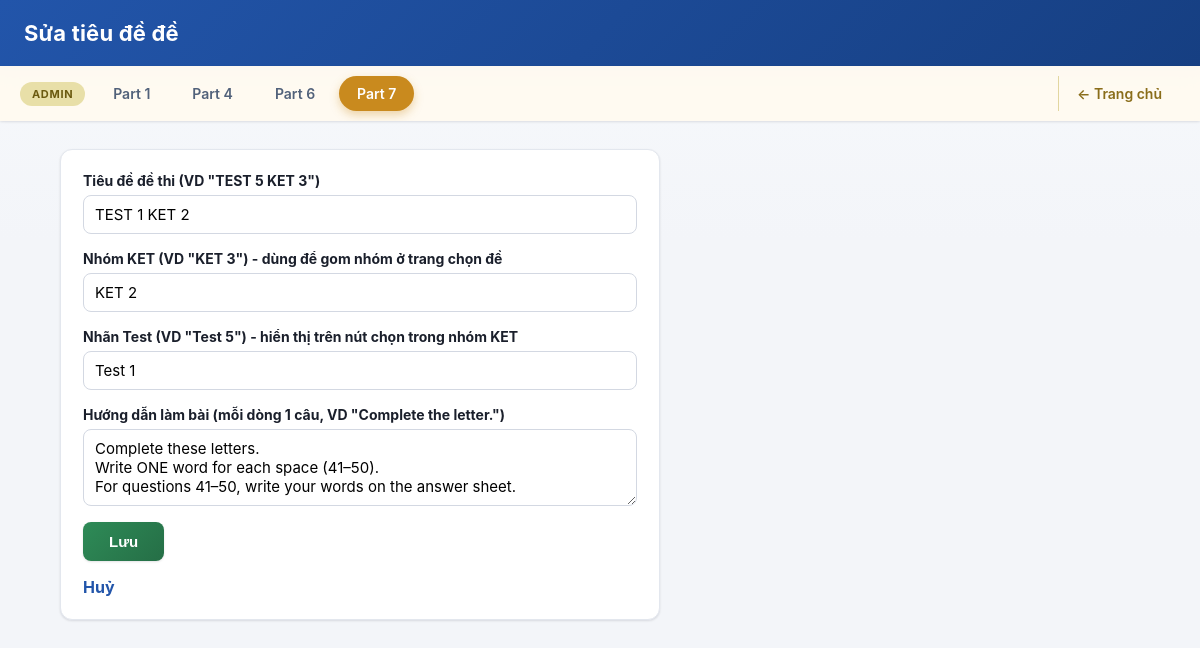
Screenshot of /index.php?controller=admin_part7&action=testForm&id=1 with the database file from the repository.
### tables this page shows
CREATE TABLE ket_part7_tests (
    id INT PRIMARY KEY AUTO_INCREMENT,
    title VARCHAR(255) NOT NULL,
    ket_group VARCHAR(20) NOT NULL DEFAULT '',
    test_label VARCHAR(20) NOT NULL DEFAULT '',
    instructions TEXT NULL,
    data_note TEXT NULL,
    created_at TIMESTAMP DEFAULT CURRENT_TIMESTAMP
);

### app/controllers/Controller.php (called while the page is built, shortened)
<?php
class Controller
{
    protected function render(string $view, array $data = []): void
    {
        extract($data);
        require __DIR__ . '/../views/' . $view . '.php';
    }
}

### app/controllers/AdminPart7Controller.php (called while the page is built, shortened)
<?php
class AdminPart7Controller extends Controller
{
    private Part7Question $part7Model;
    public function __construct(private PDO $pdo)
    {
        $this->part7Model = new Part7Question($pdo);
    }
    public function testForm(): void
    {
        $id = isset($_GET['id']) ? (int) $_GET['id'] : 0;
        $test = $id > 0 ? $this->part7Model->getTestById($id) : null;
        $this->render('admin_part7/test_form', ['test' => $test]);
    }
}

### public/index.php (called while the page is built, shortened)
<?php
require_once __DIR__ . '/../config/database.php';
require_once __DIR__ . '/../app/models/Part7Question.php';
require_once __DIR__ . '/../app/controllers/Controller.php';
require_once __DIR__ . '/../app/controllers/AdminPart7Controller.php';
$controllerName = $_GET['controller'] ?? 'home';
$actionName = $_GET['action'] ?? 'index';
switch ($controllerName) {
    case 'admin_part7':
        $controller = new AdminPart7Controller($pdo);
        break;
}
$controller->$actionName();

### app/models/Part7Question.php (called while the page is built, shortened)
<?php
class Part7Question
{
    private PDO $pdo;
    public function __construct(PDO $pdo)
    {
        $this->pdo = $pdo;
    }
    public function getTestById(int $id): ?array
    {
        $stmt = $this->pdo->prepare('SELECT * FROM ket_part7_tests WHERE id = ?');
        $stmt->execute([$id]);
        $test = $stmt->fetch();
        return $test !== false ? $test : null;
    }
}

### app/views/admin_part7/test_form.php (the view, shortened to what this page needs)
<!DOCTYPE html>
<html lang="vi">
<head>
<link rel="stylesheet" href="css/style.css">
</head>
<body>
<header class="site-header">
    <h1><?= !empty($test['id']) ? 'Sửa tiêu đề đề' : 'Thêm đề Part 7 mới' ?></h1>
</header>
<?php $activeAdminTab = 'admin7'; require __DIR__ . '/../partials/admin_nav_tabs.php'; ?>
<main class="page">
    <form
        method="POST"
        action="index.php?controller=admin_part7&amp;action=testForm<?= !empty($test['id']) ? '&amp;id=' . (int) $test['id'] : '' ?>"
        class="admin-form"
    >
        <label>
            Tiêu đề đề thi (VD "TEST 5 KET 3")
            <input type="text" name="title" value="<?= htmlspecialchars($test['title'] ?? '') ?>" required>
        </label>
        <label>
            Nhóm KET (VD "KET 3") - dùng để gom nhóm ở trang chọn đề
            <input type="text" name="ket_group" value="<?= htmlspecialchars($test['ket_group'] ?? '') ?>">
        </label>
        <label>
            Nhãn Test (VD "Test 5") - hiển thị trên nút chọn trong nhóm KET
            <input type="text" name="test_label" value="<?= htmlspecialchars($test['test_label'] ?? '') ?>">
        </label>
        <label>
            Hướng dẫn làm bài (mỗi dòng 1 câu, VD "Complete the letter.")
            <textarea name="instructions" rows="3"><?= htmlspecialchars($test['instructions'] ?? "Complete the letter(s).\nWrite ONE word for each space.\nFor questions 41–50, write the words on your answer sheet.") ?></textarea>
        </label>
        <button type="submit">Lưu</button>
        <a href="index.php?controller=admin_part7&amp;action=index" class="btn-link">Huỷ</a>
    </form>
</main>
</body>
</html>

### public/css/style.css (style rules this page uses)
:root { --color-primary: #2255aa; --color-primary-dark: #163f82; --color-primary-light: #eef4fc; --color-success: #2e8b57; --color-success-dark: #256e46; --color-danger: #c0392b; --color-danger-dark: #a5301f; --color-admin: #c98a1e; --color-admin-dark: #a3700f; --color-text: #1a1f2b; --color-text-muted: #667085; --color-border: #e3e7ee; --color-bg: #f3f5f9; --color-surface: #ffffff; --radius-sm: 8px; --radius-md: 12px; --radius-lg: 16px; --radius-pill: 999px; --shadow-sm: 0 1px 2px rgba(16, 24, 40, 0.06), 0 1px 3px rgba(16, 24, 40, 0.06); --shadow-md: 0 6px 16px rgba(16, 24, 40, 0.08); --shadow-lg: 0 16px 32px rgba(16, 24, 40, 0.14); --transition-fast: 0.15s ease; }
* { box-sizing: border-box; }
body { margin: 0; font-family: -apple-system, BlinkMacSystemFont, "Segoe UI", Roboto, Helvetica, Arial, sans-serif; background: linear-gradient(180deg, #f7f9fc 0%, var(--color-bg) 240px); color: var(--color-text); -webkit-font-smoothing: antialiased; }
.site-header { background: linear-gradient(135deg, var(--color-primary) 0%, var(--color-primary-dark) 100%); color: #ffffff; padding: 20px 24px; box-shadow: 0 2px 10px rgba(22, 63, 130, 0.25); }
.site-header h1 { margin: 0; font-size: 22px; font-weight: 700; letter-spacing: 0.2px; }
.page { width: 90%; max-width: 1100px; margin: 28px auto 64px; }
.btn-link { display: inline-block; color: var(--color-primary); text-decoration: none; font-weight: 700; transition: color var(--transition-fast); }
.admin-form { background: var(--color-surface); border: 1px solid var(--color-border); border-radius: var(--radius-md); box-shadow: var(--shadow-sm); padding: 22px; max-width: 600px; display: flex; flex-direction: column; gap: 16px; }
.admin-form label { display: flex; flex-direction: column; gap: 6px; font-weight: 700; font-size: 14px; color: var(--color-text); }
.admin-form input, .admin-form select, .admin-form textarea { font-family: inherit; font-size: 15px; padding: 9px 11px; border: 1px solid #d3d8e2; border-radius: var(--radius-sm); font-weight: normal; transition: border-color var(--transition-fast), box-shadow var(--transition-fast); }
.admin-form button { align-self: flex-start; background: linear-gradient(135deg, var(--color-success) 0%, var(--color-success-dark) 100%); color: #ffffff; border: none; border-radius: var(--radius-sm); padding: 11px 26px; font-size: 15px; font-weight: 700; cursor: pointer; box-shadow: var(--shadow-sm); transition: transform var(--transition-fast), box-shadow var(--transition-fast), filter var(--transition-fast); }

### rows the page displays
ket_part7_tests: title "TEST 1 KET 2", ket_group "KET 2", test_label "Test 1", instructions "Complete these letters. Write ONE word for each space (41–50). For questions 41–50, write your words on the answer sheet."

### other values shown
$tab['label'] "Part 1"
$tab['label'] "Part 4"
$tab['label'] "Part 6"
$tab['label'] "Part 7"
